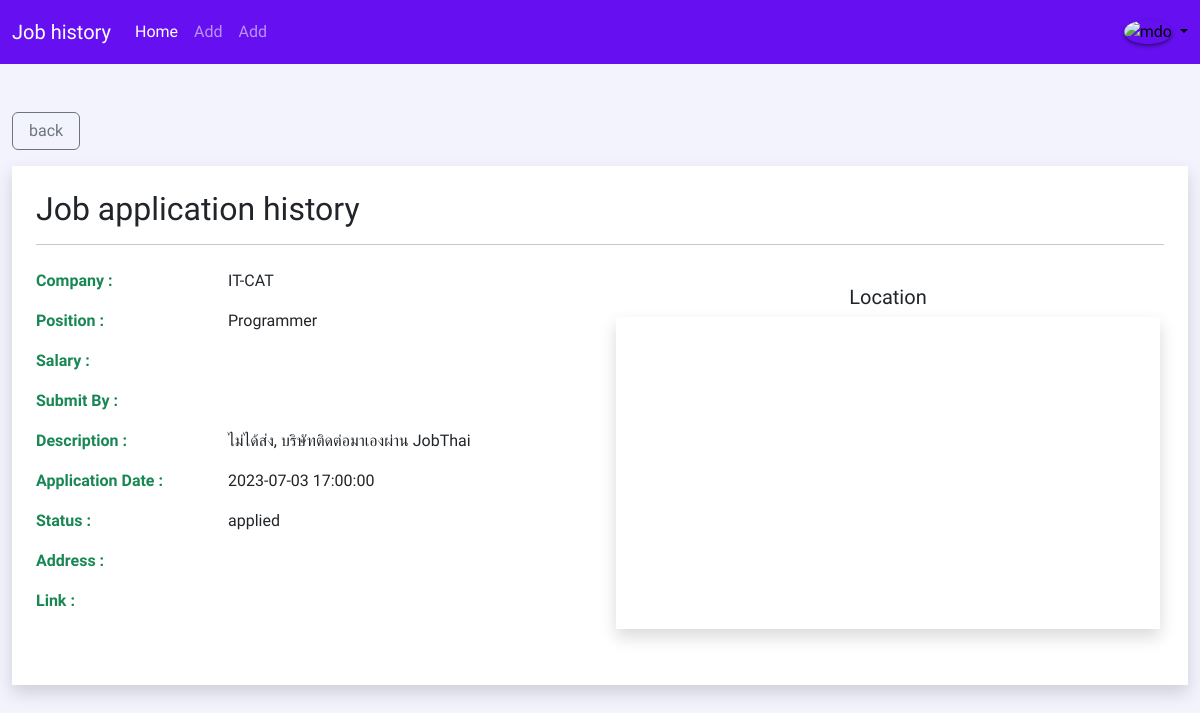
The app's page /detail.php?id=4 with its own data.
### tables this page shows
CREATE TABLE `jobhistory` (
  `id` int(11) NOT NULL,
  `company_name` varchar(255) NOT NULL,
  `job_position` varchar(255) NOT NULL,
  `job_salary` varchar(255) DEFAULT NULL,
  `submit_by1` varchar(255) DEFAULT NULL,
  `submit_by2` varchar(255) DEFAULT NULL,
  `submit_by3` varchar(255) DEFAULT NULL,
  `submit_by4` varchar(255) DEFAULT NULL,
  `description` varchar(255) DEFAULT NULL,
  `location` varchar(1023) DEFAULT NULL,
  `address` varchar(255) DEFAULT NULL,
  `link` varchar(255) DEFAULT NULL,
  `application_date` timestamp NOT NULL DEFAULT current_timestamp() ON UPDATE current_timestamp(),
  `job_status` varchar(255) DEFAULT NULL
);

### detail.php (the view, shortened to what this page needs)
<?php
require_once('process/config.php');
if (isset($_GET['id'])) {
  $id = $_GET['id'];
  $select_stmt = $db->query("SELECT * FROM jobhistory WHERE id = $id");
  $select_stmt->execute();
  $job_history = $select_stmt->fetch();
} else {
  echo "<script>alert('Something went wrong')</script>";
  header("location: index.php");
}
?>
<!DOCTYPE html>
<html lang="en">
<head>
  <link rel="stylesheet" href="css/bootstrap.min.css">
  <link rel="stylesheet" href="css/styles.css">
</head>
<body class="">
  <div class="container">
    <a href="index.php" class="btn btn-outline-secondary mt-5 px-3">back</a>
    <div class="bg-white shadow p-4 mt-3 mb-5">
      <h2>Job application history</h2>
      <hr class="mb-3 mb-md-4">
      <div class="row mb-5">
        <div class="col-md-6">
          <div class="row gy-md-3 gy-2">
            <div class="col-4 fw-bold text-success">
              Company :
            </div>
            <div class="col-8">
              <?php echo $job_history['company_name']; ?>
            </div>
            <div class="col-4 fw-bold text-success">
              Position :
            </div>
            <div class="col-8">
              <?php echo $job_history['job_position']; ?>
            </div>
            <div class="col-4 fw-bold text-success">
              Salary :
            </div>
            <div class="col-8">
            </div>
            <div class="col-4 fw-bold text-success">
              Submit By :
            </div>
            <div class="col-8">
            </div>
            <div class="col-4 fw-bold text-success">
              Description :
            </div>
            <div class="col-8">
              <?php echo $job_history['description']; ?>
            </div>
            <div class="col-4 fw-bold text-success">
              Application Date :
            </div>
            <div class="col-8">
              <?php echo $job_history['application_date']; ?>
            </div>
            <div class="col-4 fw-bold text-success">
              Status :
            </div>
            <div class="col-8">
              <?php echo $job_history['job_status']; ?>
            </div>
            <div class="col-4 fw-bold text-success">
              Address :
            </div>
            <div class="col-8">
            </div>
            <div class="col-4 fw-bold text-success">
              Link :
            </div>
            <div class="col-8">
            </div>
          </div>
        </div>
        <div class="col-md-6 p-3">
          <h5 class="text-center">Location</h5>
          <div class="shadow map" id="map">
          </div>
        </div>
      </div>
    </div>
  </div>
</body>
</html>

### css/styles.css (style rules this page uses)
:root { --bs-border-color: #b8bdc9; --bs-indigo-rgb: #6610f2; --bs-purple-rgb: #6f42c1; --bs-pink-rgb: #e83e8c; }
body { background-color: #f3f3fe; font-family: "Sarabun", sans-serif; font-weight: 300; }
.bg-indigo { --bs-bg-opacity: 1; background-color: var(--bs-indigo-rgb) !important; }
.navbar { padding-top: 0.75rem; padding-bottom: 0.75rem; }
.map { text-align: center; margin: 0 auto; width: 100%; height: 100%; }
.img-profile { box-shadow: 0 0.125rem 0.25rem rgba(0, 0, 0, 0.5) !important; }

### detail.php (style rules this page uses)
.container { max-width: 1200px; }

### records on screen
jobhistory: company_name "IT-CAT", job_position "Programmer", description "ไม่ได้ส่ง, บริษัทติดต่อมาเองผ่าน JobThai", application_date "2023-07-03 17:00:00", job_status "applied"
